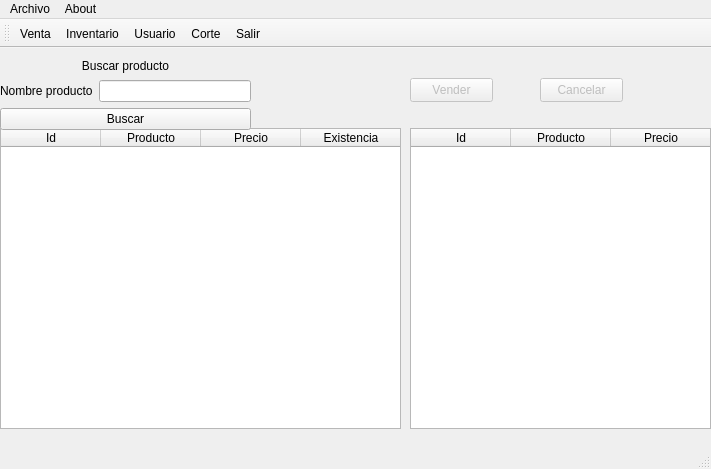
<?xml version="1.0" encoding="UTF-8"?>
<ui version="4.0">
 <class>MainWindow</class>
 <widget class="QMainWindow" name="MainWindow">
  <property name="geometry">
   <rect>
    <x>0</x>
    <y>0</y>
    <width>711</width>
    <height>469</height>
   </rect>
  </property>
  <property name="windowTitle">
   <string>Punto de venta</string>
  </property>
  <widget class="QWidget" name="centralwidget">
   <widget class="QStackedWidget" name="paginas">
    <property name="geometry">
     <rect>
      <x>0</x>
      <y>0</y>
      <width>711</width>
      <height>391</height>
     </rect>
    </property>
    <property name="currentIndex">
     <number>0</number>
    </property>
    <widget class="QWidget" name="pagina_ventas">
     <widget class="QTableWidget" name="ventas_existencia">
      <property name="geometry">
       <rect>
        <x>0</x>
        <y>80</y>
        <width>401</width>
        <height>301</height>
       </rect>
      </property>
      <property name="horizontalScrollBarPolicy">
       <enum>Qt::ScrollBarAlwaysOff</enum>
      </property>
      <property name="editTriggers">
       <set>QAbstractItemView::NoEditTriggers</set>
      </property>
      <property name="textElideMode">
       <enum>Qt::ElideRight</enum>
      </property>
      <column>
       <property name="text">
        <string>Id</string>
       </property>
      </column>
      <column>
       <property name="text">
        <string>Producto</string>
       </property>
      </column>
      <column>
       <property name="text">
        <string>Precio</string>
       </property>
      </column>
      <column>
       <property name="text">
        <string>Existencia</string>
       </property>
      </column>
     </widget>
     <widget class="QWidget" name="gridLayoutWidget">
      <property name="geometry">
       <rect>
        <x>0</x>
        <y>10</y>
        <width>251</width>
        <height>72</height>
       </rect>
      </property>
      <layout class="QGridLayout" name="gridLayout">
       <item row="0" column="0" colspan="2">
        <widget class="QLabel" name="label_18">
         <property name="text">
          <string>Buscar producto</string>
         </property>
         <property name="alignment">
          <set>Qt::AlignCenter</set>
         </property>
        </widget>
       </item>
       <item row="1" column="0">
        <widget class="QLabel" name="label">
         <property name="text">
          <string>&lt;html&gt;&lt;head/&gt;&lt;body&gt;&lt;p&gt;Nombre producto&lt;/p&gt;&lt;/body&gt;&lt;/html&gt;</string>
         </property>
        </widget>
       </item>
       <item row="1" column="1">
        <widget class="QLineEdit" name="venta_buscar_nombre"/>
       </item>
       <item row="2" column="0" colspan="2">
        <widget class="QPushButton" name="venta_buscar">
         <property name="text">
          <string>Buscar</string>
         </property>
        </widget>
       </item>
      </layout>
     </widget>
     <widget class="QTableWidget" name="ventas_final">
      <property name="geometry">
       <rect>
        <x>410</x>
        <y>80</y>
        <width>301</width>
        <height>301</height>
       </rect>
      </property>
      <property name="horizontalScrollBarPolicy">
       <enum>Qt::ScrollBarAlwaysOff</enum>
      </property>
      <property name="editTriggers">
       <set>QAbstractItemView::NoEditTriggers</set>
      </property>
      <column>
       <property name="text">
        <string>Id</string>
       </property>
      </column>
      <column>
       <property name="text">
        <string>Producto</string>
       </property>
      </column>
      <column>
       <property name="text">
        <string>Precio</string>
       </property>
      </column>
     </widget>
     <widget class="QPushButton" name="ventas_vender">
      <property name="enabled">
       <bool>false</bool>
      </property>
      <property name="geometry">
       <rect>
        <x>410</x>
        <y>30</y>
        <width>83</width>
        <height>24</height>
       </rect>
      </property>
      <property name="text">
       <string>Vender</string>
      </property>
      <property name="autoDefault">
       <bool>true</bool>
      </property>
     </widget>
     <widget class="QPushButton" name="ventas_cancelar">
      <property name="enabled">
       <bool>false</bool>
      </property>
      <property name="geometry">
       <rect>
        <x>540</x>
        <y>30</y>
        <width>83</width>
        <height>24</height>
       </rect>
      </property>
      <property name="text">
       <string>Cancelar</string>
      </property>
      <property name="autoDefault">
       <bool>true</bool>
      </property>
     </widget>
    </widget>
    <widget class="QWidget" name="pagina_inventario">
     <widget class="QToolBox" name="toolBox">
      <property name="geometry">
       <rect>
        <x>0</x>
        <y>0</y>
        <width>711</width>
        <height>391</height>
       </rect>
      </property>
      <property name="toolTip">
       <string>&lt;html&gt;&lt;head/&gt;&lt;body&gt;&lt;p&gt;&lt;br/&gt;&lt;/p&gt;&lt;/body&gt;&lt;/html&gt;</string>
      </property>
      <property name="currentIndex">
       <number>0</number>
      </property>
      <widget class="QWidget" name="ingresar_productos">
       <property name="geometry">
        <rect>
         <x>0</x>
         <y>0</y>
         <width>96</width>
         <height>26</height>
        </rect>
       </property>
       <attribute name="label">
        <string>Ingresar productos</string>
       </attribute>
       <widget class="QWidget" name="gridLayoutWidget_7">
        <property name="geometry">
         <rect>
          <x>0</x>
          <y>0</y>
          <width>271</width>
          <height>251</height>
         </rect>
        </property>
        <layout class="QGridLayout" name="gridLayout_7">
         <item row="0" column="0">
          <widget class="QLabel" name="label_10">
           <property name="text">
            <string>Producto</string>
           </property>
          </widget>
         </item>
         <item row="1" column="0">
          <widget class="QLabel" name="label_5">
           <property name="text">
            <string>Precio</string>
           </property>
          </widget>
         </item>
         <item row="2" column="0">
          <widget class="QLabel" name="label_13">
           <property name="text">
            <string>Cantidad</string>
           </property>
          </widget>
         </item>
         <item row="0" column="2">
          <widget class="QLineEdit" name="producto_nombre">
           <property name="text">
            <string/>
           </property>
          </widget>
         </item>
         <item row="1" column="2">
          <widget class="QLineEdit" name="producto_precio"/>
         </item>
         <item row="2" column="2">
          <widget class="QLineEdit" name="producto_cantidad"/>
         </item>
         <item row="3" column="0">
          <widget class="QLabel" name="label_20">
           <property name="text">
            <string>Marca</string>
           </property>
          </widget>
         </item>
         <item row="4" column="2">
          <widget class="QPushButton" name="producto_ingresar">
           <property name="text">
            <string>Ingresar</string>
           </property>
           <property name="autoDefault">
            <bool>true</bool>
           </property>
          </widget>
         </item>
         <item row="3" column="2">
          <widget class="QLineEdit" name="producto_marca"/>
         </item>
        </layout>
       </widget>
      </widget>
      <widget class="QWidget" name="actualizar_productos">
       <property name="geometry">
        <rect>
         <x>0</x>
         <y>0</y>
         <width>96</width>
         <height>26</height>
        </rect>
       </property>
       <attribute name="label">
        <string>Actualizar productos</string>
       </attribute>
       <widget class="QWidget" name="gridLayoutWidget_8">
        <property name="geometry">
         <rect>
          <x>0</x>
          <y>0</y>
          <width>561</width>
          <height>291</height>
         </rect>
        </property>
        <layout class="QGridLayout" name="gridLayout_8">
         <item row="6" column="5">
          <spacer name="horizontalSpacer_5">
           <property name="orientation">
            <enum>Qt::Horizontal</enum>
           </property>
           <property name="sizeHint" stdset="0">
            <size>
             <width>40</width>
             <height>20</height>
            </size>
           </property>
          </spacer>
         </item>
         <item row="6" column="2">
          <widget class="QLineEdit" name="actualizar_producto"/>
         </item>
         <item row="6" column="4">
          <widget class="QPushButton" name="actualizar_buscar">
           <property name="text">
            <string>Buscar</string>
           </property>
           <property name="autoDefault">
            <bool>true</bool>
           </property>
          </widget>
         </item>
         <item row="6" column="3">
          <spacer name="horizontalSpacer_6">
           <property name="orientation">
            <enum>Qt::Horizontal</enum>
           </property>
           <property name="sizeHint" stdset="0">
            <size>
             <width>40</width>
             <height>20</height>
            </size>
           </property>
          </spacer>
         </item>
         <item row="7" column="1" colspan="5">
          <widget class="QTableWidget" name="actualizar_lista">
           <property name="horizontalScrollBarPolicy">
            <enum>Qt::ScrollBarAlwaysOff</enum>
           </property>
           <column>
            <property name="text">
             <string>Id</string>
            </property>
           </column>
           <column>
            <property name="text">
             <string>Producto</string>
            </property>
           </column>
           <column>
            <property name="text">
             <string>Precio</string>
            </property>
           </column>
           <column>
            <property name="text">
             <string>Cantidad</string>
            </property>
           </column>
           <column>
            <property name="text">
             <string>Marca</string>
            </property>
           </column>
          </widget>
         </item>
         <item row="6" column="0">
          <widget class="QLabel" name="label_16">
           <property name="text">
            <string>Producto</string>
           </property>
          </widget>
         </item>
        </layout>
       </widget>
       <widget class="QPushButton" name="actualizar_actualizar">
        <property name="enabled">
         <bool>false</bool>
        </property>
        <property name="geometry">
         <rect>
          <x>590</x>
          <y>10</y>
          <width>83</width>
          <height>24</height>
         </rect>
        </property>
        <property name="text">
         <string>Actualizar</string>
        </property>
        <property name="autoDefault">
         <bool>true</bool>
        </property>
       </widget>
      </widget>
      <widget class="QWidget" name="eliminar_productos">
       <property name="geometry">
        <rect>
         <x>0</x>
         <y>0</y>
         <width>96</width>
         <height>26</height>
        </rect>
       </property>
       <attribute name="label">
        <string>Eliminar productos</string>
       </attribute>
       <widget class="QWidget" name="gridLayoutWidget_9">
        <property name="geometry">
         <rect>
          <x>0</x>
          <y>0</y>
          <width>461</width>
          <height>301</height>
         </rect>
        </property>
        <layout class="QGridLayout" name="gridLayout_9">
         <item row="1" column="0">
          <widget class="QLabel" name="label_14">
           <property name="text">
            <string>Producto</string>
           </property>
          </widget>
         </item>
         <item row="1" column="4">
          <widget class="QPushButton" name="eliminar_buscar_2">
           <property name="text">
            <string>Buscar</string>
           </property>
           <property name="autoDefault">
            <bool>true</bool>
           </property>
          </widget>
         </item>
         <item row="1" column="2">
          <widget class="QLineEdit" name="eliminar_producto"/>
         </item>
         <item row="1" column="5">
          <spacer name="horizontalSpacer_8">
           <property name="orientation">
            <enum>Qt::Horizontal</enum>
           </property>
           <property name="sizeHint" stdset="0">
            <size>
             <width>40</width>
             <height>20</height>
            </size>
           </property>
          </spacer>
         </item>
         <item row="1" column="1">
          <spacer name="horizontalSpacer_7">
           <property name="orientation">
            <enum>Qt::Horizontal</enum>
           </property>
           <property name="sizeType">
            <enum>QSizePolicy::Preferred</enum>
           </property>
           <property name="sizeHint" stdset="0">
            <size>
             <width>40</width>
             <height>20</height>
            </size>
           </property>
          </spacer>
         </item>
         <item row="1" column="3">
          <spacer name="horizontalSpacer_9">
           <property name="orientation">
            <enum>Qt::Horizontal</enum>
           </property>
           <property name="sizeHint" stdset="0">
            <size>
             <width>40</width>
             <height>20</height>
            </size>
           </property>
          </spacer>
         </item>
         <item row="3" column="1" colspan="5">
          <widget class="QTableWidget" name="eliminar_lista_2">
           <property name="horizontalScrollBarPolicy">
            <enum>Qt::ScrollBarAlwaysOff</enum>
           </property>
           <column>
            <property name="text">
             <string>Id</string>
            </property>
           </column>
           <column>
            <property name="text">
             <string>Producto</string>
            </property>
           </column>
           <column>
            <property name="text">
             <string>Precio</string>
            </property>
           </column>
           <column>
            <property name="text">
             <string>Cantidad</string>
            </property>
           </column>
          </widget>
         </item>
        </layout>
       </widget>
       <widget class="QWidget" name="gridLayoutWidget_10">
        <property name="geometry">
         <rect>
          <x>500</x>
          <y>0</y>
          <width>201</width>
          <height>80</height>
         </rect>
        </property>
        <layout class="QGridLayout" name="gridLayout_10">
         <item row="0" column="1">
          <widget class="QLineEdit" name="eliminar_id_2"/>
         </item>
         <item row="0" column="0">
          <widget class="QLabel" name="label_15">
           <property name="text">
            <string>&lt;html&gt;&lt;head/&gt;&lt;body&gt;&lt;p&gt;Id del producto&lt;/p&gt;&lt;p&gt;a eliminar&lt;/p&gt;&lt;/body&gt;&lt;/html&gt;</string>
           </property>
          </widget>
         </item>
         <item row="1" column="0" colspan="2">
          <widget class="QPushButton" name="eliminar_eliminar_2">
           <property name="enabled">
            <bool>false</bool>
           </property>
           <property name="text">
            <string>Eliminar</string>
           </property>
           <property name="autoDefault">
            <bool>true</bool>
           </property>
          </widget>
         </item>
        </layout>
       </widget>
      </widget>
     </widget>
    </widget>
    <widget class="QWidget" name="pagina_usuarios">
     <widget class="QToolBox" name="toolBox_2">
      <property name="geometry">
       <rect>
        <x>0</x>
        <y>0</y>
        <width>711</width>
        <height>391</height>
       </rect>
      </property>
      <property name="currentIndex">
       <number>0</number>
      </property>
      <widget class="QWidget" name="ingresar_usuario">
       <property name="geometry">
        <rect>
         <x>0</x>
         <y>0</y>
         <width>96</width>
         <height>26</height>
        </rect>
       </property>
       <attribute name="label">
        <string>Ingresar usuario</string>
       </attribute>
       <widget class="QWidget" name="gridLayoutWidget_2">
        <property name="geometry">
         <rect>
          <x>0</x>
          <y>10</y>
          <width>271</width>
          <height>201</height>
         </rect>
        </property>
        <layout class="QGridLayout" name="gridLayout_2">
         <item row="1" column="2">
          <widget class="QLineEdit" name="ingresar_password"/>
         </item>
         <item row="4" column="2">
          <widget class="QPushButton" name="ingresar_ingresar">
           <property name="text">
            <string>Ingresar</string>
           </property>
           <property name="autoDefault">
            <bool>true</bool>
           </property>
          </widget>
         </item>
         <item row="1" column="1">
          <widget class="QLabel" name="label_4">
           <property name="text">
            <string>Contraseña</string>
           </property>
          </widget>
         </item>
         <item row="0" column="2">
          <widget class="QLineEdit" name="ingresar_nombre">
           <property name="text">
            <string/>
           </property>
          </widget>
         </item>
         <item row="0" column="1">
          <widget class="QLabel" name="label_3">
           <property name="text">
            <string>Usuario</string>
           </property>
          </widget>
         </item>
         <item row="2" column="2">
          <widget class="QGroupBox" name="groupBox_3">
           <property name="title">
            <string>Permisos de usuario</string>
           </property>
           <property name="alignment">
            <set>Qt::AlignCenter</set>
           </property>
           <property name="flat">
            <bool>true</bool>
           </property>
           <property name="checkable">
            <bool>false</bool>
           </property>
           <widget class="QRadioButton" name="permiso_usuario">
            <property name="geometry">
             <rect>
              <x>20</x>
              <y>30</y>
              <width>100</width>
              <height>19</height>
             </rect>
            </property>
            <property name="text">
             <string>Usuario</string>
            </property>
           </widget>
           <widget class="QRadioButton" name="permiso_administrador">
            <property name="geometry">
             <rect>
              <x>20</x>
              <y>70</y>
              <width>100</width>
              <height>19</height>
             </rect>
            </property>
            <property name="text">
             <string>Administrador</string>
            </property>
            <property name="checked">
             <bool>false</bool>
            </property>
           </widget>
          </widget>
         </item>
        </layout>
       </widget>
      </widget>
      <widget class="QWidget" name="modificar_usuario">
       <property name="geometry">
        <rect>
         <x>0</x>
         <y>0</y>
         <width>96</width>
         <height>26</height>
        </rect>
       </property>
       <attribute name="label">
        <string>Modificar usuario</string>
       </attribute>
       <widget class="QWidget" name="gridLayoutWidget_3">
        <property name="geometry">
         <rect>
          <x>0</x>
          <y>0</y>
          <width>471</width>
          <height>301</height>
         </rect>
        </property>
        <layout class="QGridLayout" name="gridLayout_3">
         <item row="2" column="1">
          <spacer name="horizontalSpacer_3">
           <property name="orientation">
            <enum>Qt::Horizontal</enum>
           </property>
           <property name="sizeHint" stdset="0">
            <size>
             <width>40</width>
             <height>20</height>
            </size>
           </property>
          </spacer>
         </item>
         <item row="4" column="0">
          <widget class="QLabel" name="label_6">
           <property name="text">
            <string>&lt;html&gt;&lt;head/&gt;&lt;body&gt;&lt;p&gt;Usuario &lt;/p&gt;&lt;p&gt;en la bd&lt;/p&gt;&lt;/body&gt;&lt;/html&gt;</string>
           </property>
          </widget>
         </item>
         <item row="2" column="2">
          <widget class="QPushButton" name="modificar_buscar">
           <property name="text">
            <string>Buscar</string>
           </property>
           <property name="autoDefault">
            <bool>true</bool>
           </property>
          </widget>
         </item>
         <item row="2" column="3">
          <spacer name="horizontalSpacer_4">
           <property name="orientation">
            <enum>Qt::Horizontal</enum>
           </property>
           <property name="sizeHint" stdset="0">
            <size>
             <width>40</width>
             <height>20</height>
            </size>
           </property>
          </spacer>
         </item>
         <item row="4" column="1" colspan="3">
          <widget class="QTableWidget" name="modificar_lista">
           <property name="sizePolicy">
            <sizepolicy hsizetype="Expanding" vsizetype="Expanding">
             <horstretch>0</horstretch>
             <verstretch>0</verstretch>
            </sizepolicy>
           </property>
           <property name="contextMenuPolicy">
            <enum>Qt::DefaultContextMenu</enum>
           </property>
           <property name="horizontalScrollBarPolicy">
            <enum>Qt::ScrollBarAlwaysOff</enum>
           </property>
           <property name="editTriggers">
            <set>QAbstractItemView::AnyKeyPressed|QAbstractItemView::DoubleClicked|QAbstractItemView::EditKeyPressed</set>
           </property>
           <attribute name="horizontalHeaderCascadingSectionResizes">
            <bool>false</bool>
           </attribute>
           <column>
            <property name="text">
             <string>Id</string>
            </property>
           </column>
           <column>
            <property name="text">
             <string>Nombre</string>
            </property>
           </column>
           <column>
            <property name="text">
             <string>Contraseña</string>
            </property>
           </column>
           <column>
            <property name="text">
             <string>Permisos</string>
            </property>
           </column>
          </widget>
         </item>
        </layout>
       </widget>
       <widget class="QWidget" name="gridLayoutWidget_4">
        <property name="geometry">
         <rect>
          <x>470</x>
          <y>0</y>
          <width>241</width>
          <height>301</height>
         </rect>
        </property>
        <layout class="QGridLayout" name="gridLayout_4">
         <item row="7" column="1">
          <widget class="QPushButton" name="modificar_modificar">
           <property name="enabled">
            <bool>false</bool>
           </property>
           <property name="text">
            <string>Modificar</string>
           </property>
           <property name="autoDefault">
            <bool>true</bool>
           </property>
          </widget>
         </item>
         <item row="2" column="1">
          <widget class="QLineEdit" name="modificar_usuario_2"/>
         </item>
         <item row="3" column="0">
          <widget class="QLabel" name="label_8">
           <property name="text">
            <string>&lt;html&gt;&lt;head/&gt;&lt;body&gt;&lt;p&gt;Nuevo&lt;/p&gt;&lt;p&gt;nombre&lt;/p&gt;&lt;/body&gt;&lt;/html&gt;</string>
           </property>
          </widget>
         </item>
         <item row="4" column="1">
          <widget class="QLineEdit" name="modificar_password"/>
         </item>
         <item row="4" column="0">
          <widget class="QLabel" name="label_9">
           <property name="text">
            <string>&lt;html&gt;&lt;head/&gt;&lt;body&gt;&lt;p&gt;Nueva&lt;/p&gt;&lt;p&gt;Contraseña&lt;/p&gt;&lt;/body&gt;&lt;/html&gt;</string>
           </property>
          </widget>
         </item>
         <item row="3" column="1">
          <widget class="QLineEdit" name="modificar_nuevo_nombre"/>
         </item>
         <item row="2" column="0">
          <widget class="QLabel" name="label_17">
           <property name="text">
            <string>&lt;html&gt;&lt;head/&gt;&lt;body&gt;&lt;p&gt;Usuario a&lt;/p&gt;&lt;p&gt;modificar&lt;/p&gt;&lt;/body&gt;&lt;/html&gt;</string>
           </property>
          </widget>
         </item>
         <item row="0" column="0" colspan="2">
          <widget class="QLabel" name="label_7">
           <property name="text">
            <string>Aterar usuario</string>
           </property>
           <property name="alignment">
            <set>Qt::AlignCenter</set>
           </property>
          </widget>
         </item>
         <item row="5" column="0">
          <spacer name="verticalSpacer">
           <property name="orientation">
            <enum>Qt::Vertical</enum>
           </property>
           <property name="sizeHint" stdset="0">
            <size>
             <width>20</width>
             <height>40</height>
            </size>
           </property>
          </spacer>
         </item>
         <item row="5" column="1">
          <widget class="QGroupBox" name="groupBox_2">
           <property name="title">
            <string>Permisos</string>
           </property>
           <property name="alignment">
            <set>Qt::AlignCenter</set>
           </property>
           <widget class="QRadioButton" name="modificar_administrador">
            <property name="geometry">
             <rect>
              <x>20</x>
              <y>20</y>
              <width>100</width>
              <height>19</height>
             </rect>
            </property>
            <property name="text">
             <string>Administrador</string>
            </property>
           </widget>
           <widget class="QRadioButton" name="modificar_usuario_3">
            <property name="geometry">
             <rect>
              <x>20</x>
              <y>50</y>
              <width>100</width>
              <height>19</height>
             </rect>
            </property>
            <property name="text">
             <string>Usuario</string>
            </property>
           </widget>
          </widget>
         </item>
        </layout>
       </widget>
      </widget>
      <widget class="QWidget" name="eliminarusuario">
       <property name="geometry">
        <rect>
         <x>0</x>
         <y>0</y>
         <width>96</width>
         <height>26</height>
        </rect>
       </property>
       <attribute name="label">
        <string>Eliminar usuario</string>
       </attribute>
       <widget class="QWidget" name="gridLayoutWidget_5">
        <property name="geometry">
         <rect>
          <x>0</x>
          <y>0</y>
          <width>371</width>
          <height>291</height>
         </rect>
        </property>
        <layout class="QGridLayout" name="gridLayout_5">
         <item row="0" column="2">
          <widget class="QPushButton" name="eliminar_buscar">
           <property name="text">
            <string>Buscar</string>
           </property>
           <property name="autoDefault">
            <bool>true</bool>
           </property>
          </widget>
         </item>
         <item row="1" column="0">
          <widget class="QLabel" name="label_11">
           <property name="text">
            <string>&lt;html&gt;&lt;head/&gt;&lt;body&gt;&lt;p&gt;Usuarios&lt;/p&gt;&lt;p&gt;en la BD&lt;/p&gt;&lt;p&gt;&lt;br/&gt;&lt;/p&gt;&lt;/body&gt;&lt;/html&gt;</string>
           </property>
          </widget>
         </item>
         <item row="0" column="1">
          <spacer name="horizontalSpacer">
           <property name="orientation">
            <enum>Qt::Horizontal</enum>
           </property>
           <property name="sizeHint" stdset="0">
            <size>
             <width>40</width>
             <height>20</height>
            </size>
           </property>
          </spacer>
         </item>
         <item row="0" column="3">
          <spacer name="horizontalSpacer_2">
           <property name="orientation">
            <enum>Qt::Horizontal</enum>
           </property>
           <property name="sizeHint" stdset="0">
            <size>
             <width>40</width>
             <height>20</height>
            </size>
           </property>
          </spacer>
         </item>
         <item row="1" column="1" colspan="3">
          <widget class="QTableWidget" name="eliminar_lista">
           <column>
            <property name="text">
             <string>Id</string>
            </property>
           </column>
           <column>
            <property name="text">
             <string>Usuario</string>
            </property>
           </column>
          </widget>
         </item>
        </layout>
       </widget>
       <widget class="QWidget" name="gridLayoutWidget_6">
        <property name="geometry">
         <rect>
          <x>420</x>
          <y>20</y>
          <width>231</width>
          <height>74</height>
         </rect>
        </property>
        <layout class="QGridLayout" name="gridLayout_6">
         <item row="0" column="0">
          <widget class="QLabel" name="label_12">
           <property name="text">
            <string>&lt;html&gt;&lt;head/&gt;&lt;body&gt;&lt;p&gt;Id de el usuario&lt;/p&gt;&lt;p&gt;a eliminar&lt;/p&gt;&lt;/body&gt;&lt;/html&gt;</string>
           </property>
          </widget>
         </item>
         <item row="0" column="1">
          <widget class="QLineEdit" name="eliminar_id"/>
         </item>
         <item row="1" column="0" colspan="2">
          <widget class="QPushButton" name="eliminar_eliminar">
           <property name="enabled">
            <bool>false</bool>
           </property>
           <property name="text">
            <string>Eliminar</string>
           </property>
           <property name="autoDefault">
            <bool>true</bool>
           </property>
          </widget>
         </item>
        </layout>
       </widget>
      </widget>
     </widget>
    </widget>
    <widget class="QWidget" name="pagina_corte">
     <widget class="QWidget" name="gridLayoutWidget_11">
      <property name="geometry">
       <rect>
        <x>470</x>
        <y>10</y>
        <width>91</width>
        <height>101</height>
       </rect>
      </property>
      <layout class="QGridLayout" name="gridLayout_11">
       <item row="3" column="0">
        <widget class="QLineEdit" name="corte_total"/>
       </item>
       <item row="1" column="0">
        <widget class="QPushButton" name="corte_generar">
         <property name="text">
          <string>ok</string>
         </property>
        </widget>
       </item>
       <item row="0" column="0">
        <widget class="QLabel" name="label_2">
         <property name="text">
          <string>Generar corte</string>
         </property>
        </widget>
       </item>
       <item row="2" column="0">
        <widget class="QLabel" name="label_19">
         <property name="text">
          <string>Total</string>
         </property>
         <property name="alignment">
          <set>Qt::AlignCenter</set>
         </property>
        </widget>
       </item>
      </layout>
     </widget>
     <widget class="QTableWidget" name="corte_mostrar">
      <property name="geometry">
       <rect>
        <x>0</x>
        <y>0</y>
        <width>221</width>
        <height>389</height>
       </rect>
      </property>
      <property name="horizontalScrollBarPolicy">
       <enum>Qt::ScrollBarAlwaysOff</enum>
      </property>
      <property name="editTriggers">
       <set>QAbstractItemView::NoEditTriggers</set>
      </property>
      <column>
       <property name="text">
        <string>Producto</string>
       </property>
      </column>
      <column>
       <property name="text">
        <string>precio</string>
       </property>
      </column>
     </widget>
    </widget>
   </widget>
  </widget>
  <widget class="QMenuBar" name="menubar">
   <property name="geometry">
    <rect>
     <x>0</x>
     <y>0</y>
     <width>711</width>
     <height>19</height>
    </rect>
   </property>
   <widget class="QMenu" name="menuArchivo">
    <property name="title">
     <string>Archivo</string>
    </property>
    <addaction name="menu_salir"/>
   </widget>
   <widget class="QMenu" name="menuAbout">
    <property name="title">
     <string>About</string>
    </property>
    <addaction name="menu_info"/>
   </widget>
   <addaction name="menuArchivo"/>
   <addaction name="menuAbout"/>
  </widget>
  <widget class="QStatusBar" name="statusbar"/>
  <widget class="QToolBar" name="toolBar">
   <property name="windowTitle">
    <string>toolBar</string>
   </property>
   <property name="toolButtonStyle">
    <enum>Qt::ToolButtonFollowStyle</enum>
   </property>
   <attribute name="toolBarArea">
    <enum>TopToolBarArea</enum>
   </attribute>
   <attribute name="toolBarBreak">
    <bool>false</bool>
   </attribute>
   <addaction name="barra_venta"/>
   <addaction name="barra_inventario"/>
   <addaction name="barra_usuarios"/>
   <addaction name="barra_corte"/>
   <addaction name="barra_salir"/>
  </widget>
  <action name="barra_salir">
   <property name="icon">
    <iconset resource="../iconos/iconos.qrc">
     <normaloff>:/iconos/1211729599.2.2.png</normaloff>:/iconos/1211729599.2.2.png</iconset>
   </property>
   <property name="text">
    <string>Salir</string>
   </property>
   <property name="toolTip">
    <string>salir del programa</string>
   </property>
   <property name="priority">
    <enum>QAction::LowPriority</enum>
   </property>
  </action>
  <action name="barra_venta">
   <property name="icon">
    <iconset resource="../iconos/iconos.qrc">
     <normaloff>:/iconos/bag.2.2.png</normaloff>:/iconos/bag.2.2.png</iconset>
   </property>
   <property name="text">
    <string>Venta</string>
   </property>
   <property name="toolTip">
    <string>realizar venta</string>
   </property>
  </action>
  <action name="barra_usuarios">
   <property name="icon">
    <iconset resource="../iconos/iconos.qrc">
     <normaloff>:/iconos/nuevo-icono-de-grupo-de-usuario-14853.2.2.png</normaloff>:/iconos/nuevo-icono-de-grupo-de-usuario-14853.2.2.png</iconset>
   </property>
   <property name="text">
    <string>Usuario</string>
   </property>
   <property name="toolTip">
    <string>agregar usuario</string>
   </property>
  </action>
  <action name="barra_corte">
   <property name="icon">
    <iconset resource="../iconos/iconos.qrc">
     <normaloff>:/iconos/Billing-icon.2.png</normaloff>:/iconos/Billing-icon.2.png</iconset>
   </property>
   <property name="text">
    <string>Corte</string>
   </property>
   <property name="toolTip">
    <string>corte de caja</string>
   </property>
  </action>
  <action name="barra_inventario">
   <property name="icon">
    <iconset resource="../iconos/iconos.qrc">
     <normaloff>:/iconos/inventory_icon.2.jpg</normaloff>:/iconos/inventory_icon.2.jpg</iconset>
   </property>
   <property name="text">
    <string>Inventario</string>
   </property>
   <property name="toolTip">
    <string>inventario</string>
   </property>
  </action>
  <action name="menu_salir">
   <property name="text">
    <string>Salir</string>
   </property>
  </action>
  <action name="menu_info">
   <property name="text">
    <string>Acerca de</string>
   </property>
  </action>
 </widget>
 <tabstops>
  <tabstop>venta_buscar_nombre</tabstop>
  <tabstop>ventas_vender</tabstop>
  <tabstop>ventas_existencia</tabstop>
  <tabstop>ventas_final</tabstop>
  <tabstop>ingresar_nombre</tabstop>
  <tabstop>ingresar_password</tabstop>
  <tabstop>permiso_usuario</tabstop>
  <tabstop>permiso_administrador</tabstop>
  <tabstop>ingresar_ingresar</tabstop>
  <tabstop>modificar_buscar</tabstop>
  <tabstop>modificar_nuevo_nombre</tabstop>
  <tabstop>modificar_password</tabstop>
  <tabstop>modificar_administrador</tabstop>
  <tabstop>modificar_usuario_3</tabstop>
  <tabstop>modificar_modificar</tabstop>
  <tabstop>modificar_lista</tabstop>
  <tabstop>eliminar_buscar</tabstop>
  <tabstop>eliminar_id</tabstop>
  <tabstop>eliminar_eliminar</tabstop>
  <tabstop>eliminar_lista</tabstop>
  <tabstop>producto_nombre</tabstop>
  <tabstop>producto_precio</tabstop>
  <tabstop>producto_cantidad</tabstop>
  <tabstop>actualizar_producto</tabstop>
  <tabstop>actualizar_buscar</tabstop>
  <tabstop>actualizar_lista</tabstop>
  <tabstop>actualizar_actualizar</tabstop>
  <tabstop>eliminar_buscar_2</tabstop>
  <tabstop>eliminar_producto</tabstop>
  <tabstop>eliminar_lista_2</tabstop>
  <tabstop>eliminar_id_2</tabstop>
  <tabstop>eliminar_eliminar_2</tabstop>
 </tabstops>
 <resources>
  <include location="../iconos/iconos.qrc"/>
 </resources>
 <connections/>
</ui>
